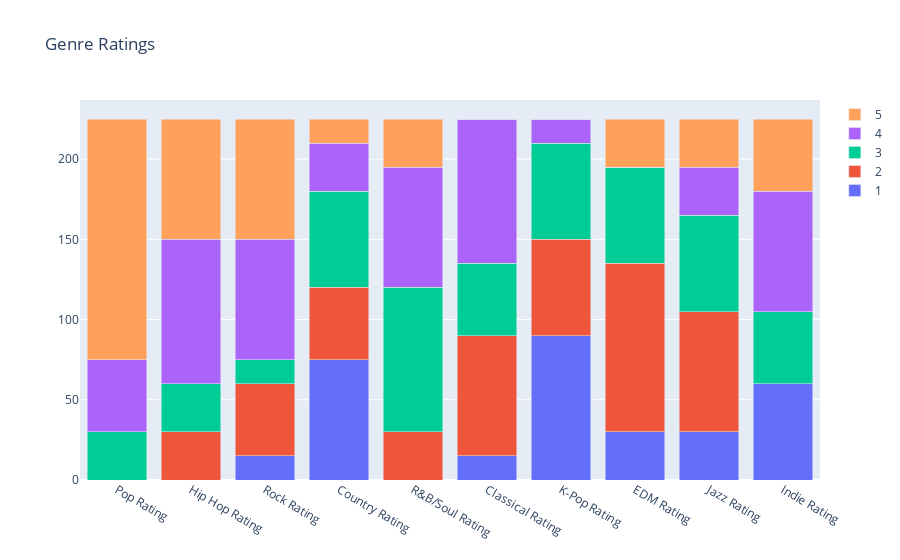

The cell this chart's notebook holds for it:
### Code cell
import plotly.graph_objects as go

genres=[
    "Pop Rating",
    "Hip Hop Rating",
    "Rock Rating",
    "Country Rating",
    "R&B/Soul Rating",
    "Classical Rating",
    "K-Pop Rating",
    "EDM Rating",
    "Jazz Rating",
    "Indie Rating"
]

genre_map = {}
for genre in genres:
    genre_map[genre] = df[genre].value_counts().to_dict()
    
m = {}
for x in range(1, 6):
    m[x] = [genre_map[genre][x] if x in genre_map[genre] else 0 for genre in genre_map.keys()]

fig = go.Figure(data=[
    go.Bar(name='1', x=genres, y=m[1]),
    go.Bar(name='2', x=genres, y=m[2]),
    go.Bar(name='3', x=genres, y=m[3]),
    go.Bar(name='4', x=genres, y=m[4]),
    go.Bar(name='5', x=genres, y=m[5])
])
# Change the bar mode
fig.update_layout(barmode='stack', title="Genre Ratings")
fig.show()

### Figure 1 — Plotly figure (JSON) as saved in the notebook; plotly's stock layout.template omitted (floating-point values rounded to 4 significant figures)
{"data": [{"name": "1", "type": "bar", "x": ["Pop Rating", "Hip Hop Rating", "Rock Rating", "Country Rating", "R&B/Soul Rating", "Classical Rating", "K-Pop Rating", "EDM Rating", "Jazz Rating", "Indie Rating"], "y": [0, 0, 15, 75, 0, 15, 90, 30, 30, 60]}, {"name": "2", "type": "bar", "x": ["Pop Rating", "Hip Hop Rating", "Rock Rating", "Country Rating", "R&B/Soul Rating", "Classical Rating", "K-Pop Rating", "EDM Rating", "Jazz Rating", "Indie Rating"], "y": [0, 30, 45, 45, 30, 75, 60, 105, 75, 0]}, {"name": "3", "type": "bar", "x": ["Pop Rating", "Hip Hop Rating", "Rock Rating", "Country Rating", "R&B/Soul Rating", "Classical Rating", "K-Pop Rating", "EDM Rating", "Jazz Rating", "Indie Rating"], "y": [30, 30, 15, 60, 90, 45, 60, 60, 60, 45]}, {"name": "4", "type": "bar", "x": ["Pop Rating", "Hip Hop Rating", "Rock Rating", "Country Rating", "R&B/Soul Rating", "Classical Rating", "K-Pop Rating", "EDM Rating", "Jazz Rating", "Indie Rating"], "y": [45, 90, 75, 30, 75, 90, 15, 0, 30, 75]}, {"name": "5", "type": "bar", "x": ["Pop Rating", "Hip Hop Rating", "Rock Rating", "Country Rating", "R&B/Soul Rating", "Classical Rating", "K-Pop Rating", "EDM Rating", "Jazz Rating", "Indie Rating"], "y": [150, 75, 75, 15, 30, 0, 0, 30, 30, 45]}], "layout": {"barmode": "stack", "title": {"text": "Genre Ratings"}}}
